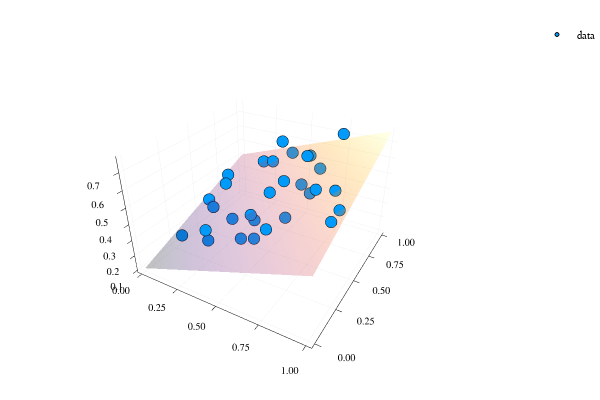

The code cell stored with this chart in its notebook:
### Markdown cell above
### Gradient Descent

**Idea:** To improve the prediction we can take the gradient of the loss w.r.t. $W$ and $b$ and perform gradient descent.

In contrast to TensorFlow or PyTorch in Python this is possible without tracing the operations in advance (Julia is just-in-time compiled, the *computational graph* is Julia’s own syntax).

### Code cell
# gradient steps and learning rate
steps = 100
ν = 0.02

# gradient descent
for i=1:steps
  g = gradient(() -> loss(model), params(W, b))
  W .-= ν .* g[W]
  b .-= ν .* g[b]
  printloss(model, i)
end

# plot
plotting(model)

### Figure 1 — Plotly figure (JSON) as saved in the notebook; plotly's stock layout.template omitted (floating-point values rounded to 4 significant figures; data arrays with more than 128 entries replaced by an {"elided": "..."} marker saying what was removed)
{"data": [{"colorbar": {"title": ""}, "legendgroup": "data", "marker": {"color": "rgba(0, 154, 250, 1.000)", "line": {"color": "rgba(0, 0, 0, 1.000)", "width": 1}, "size": 4, "symbol": "circle"}, "mode": "markers", "name": "data", "showlegend": true, "type": "scatter3d", "x": [0.05161, 0.4557, 0.1782, 0.371, 0.6481, 0.1446, 0.8723, 0.2416, 0.4409, 0.7368, 0.09519, 0.01354, 0.7026, 0.6389, 0.5486, 0.5264, 0.2755, 0.9519, 0.6612, 0.3932, 0.5503, 0.7684, 0.5149, 0.6037, 0.591, 0.9532, 0.32, 0.4546, 0.2252, 0.3091], "xaxis": "x1", "y": [0.538, 0.2794, 0.549, 0.8942, 0.417, 0.6224, 0.525, 0.8848, 0.4047, 0.9538, 0.5197, 0.3034, 0.5965, 0.8723, 0.263, 0.465, 0.4618, 0.2887, 0.1946, 0.9907, 0.5808, 0.5195, 0.9981, 0.7588, 0.7221, 0.3844, 0.8656, 0.4203, 0.2862, 0.1704], "yaxis": "y1", "z": [0.2918, 0.2954, 0.4317, 0.616, 0.4132, 0.45, 0.5855, 0.4557, 0.3722, 0.7161, 0.2596, 0.1494, 0.4882, 0.5062, 0.3378, 0.5076, 0.2632, 0.5561, 0.4726, 0.5097, 0.5305, 0.5656, 0.514, 0.624, 0.4556, 0.5691, 0.4822, 0.334, 0.1978, 0.3636], "zmax": null, "zmin": null}, {"colorbar": {"title": ""}, "colorscale": [[0, "rgba(0, 0, 4, 0.500)"], [0.03448, "rgba(4, 3, 20, 0.500)"], [0.06897, "rgba(13, 8, 41, 0.500)"], [0.1034, "rgba(24, 12, 60, 0.500)"], [0.1379, "rgba(38, 12, 81, 0.500)"], [0.1724, "rgba(54, 9, 97, 0.500)"], [0.2069, "rgba(69, 10, 105, 0.500)"], [0.2414, "rgba(84, 15, 109, 0.500)"], [0.2759, "rgba(97, 19, 110, 0.500)"], [0.3103, "rgba(111, 25, 110, 0.500)"], [0.3448, "rgba(125, 30, 109, 0.500)"], [0.3793, "rgba(140, 35, 105, 0.500)"], [0.4138, "rgba(154, 40, 101, 0.500)"], [0.4483, "rgba(166, 45, 96, 0.500)"], [0.4828, "rgba(180, 51, 89, 0.500)"], [0.5172, "rgba(193, 58, 80, 0.500)"], [0.5517, "rgba(206, 67, 71, 0.500)"], [0.5862, "rgba(216, 76, 62, 0.500)"], [0.6207, "rgba(226, 87, 52, 0.500)"], [0.6552, "rgba(235, 100, 41, 0.500)"], [0.6897, "rgba(241, 115, 29, 0.500)"], [0.7241, "rgba(247, 130, 18, 0.500)"], [0.7586, "rgba(250, 144, 8, 0.500)"], [0.7931, "rgba(252, 161, 8, 0.500)"], [0.8276, "rgba(252, 178, 22, 0.500)"], [0.8621, "rgba(250, 196, 42, 0.500)"], [0.8966, "rgba(246, 213, 67, 0.500)"], [0.931, "rgba(243, 229, 93, 0.500)"], [0.9655, "rgba(242, 244, 130, 0.500)"], [1, "rgba(252, 255, 164, 0.500)"]], "hoverinfo": "none", "name": "y2", "opacity": 0.5, "showlegend": false, "showscale": false, "type": "surface", "x": [0, 0.0101, 0.0202, 0.0303, 0.0404, 0.05051, 0.06061, 0.07071, 0.08081, 0.09091, 0.101, 0.1111, 0.1212, 0.1313, 0.1414, 0.1515, 0.1616, 0.1717, 0.1818, 0.1919, 0.202, 0.2121, 0.2222, 0.2323, 0.2424, 0.2525, 0.2626, 0.2727, 0.2828, 0.2929, 0.303, 0.3131, 0.3232, 0.3333, 0.3434, 0.3535, 0.3636, 0.3737, 0.3838, 0.3939, 0.404, 0.4141, 0.4242, 0.4343, 0.4444, 0.4545, 0.4646, 0.4747, 0.4848, 0.4949, 0.5051, 0.5152, 0.5253, 0.5354, 0.5455, 0.5556, 0.5657, 0.5758, 0.5859, 0.596, 0.6061, 0.6162, 0.6263, 0.6364, 0.6465, 0.6566, 0.6667, 0.6768, 0.6869, 0.697, 0.7071, 0.7172, 0.7273, 0.7374, 0.7475, 0.7576, 0.7677, 0.7778, 0.7879, 0.798, 0.8081, 0.8182, 0.8283, 0.8384, 0.8485, 0.8586, 0.8687, 0.8788, 0.8889, 0.899, 0.9091, 0.9192, 0.9293, 0.9394, 0.9495, 0.9596, 0.9697, 0.9798, 0.9899, 1], "xaxis": "x1", "y": [0, 0.0101, 0.0202, 0.0303, 0.0404, 0.05051, 0.06061, 0.07071, 0.08081, 0.09091, 0.101, 0.1111, 0.1212, 0.1313, 0.1414, 0.1515, 0.1616, 0.1717, 0.1818, 0.1919, 0.202, 0.2121, 0.2222, 0.2323, 0.2424, 0.2525, 0.2626, 0.2727, 0.2828, 0.2929, 0.303, 0.3131, 0.3232, 0.3333, 0.3434, 0.3535, 0.3636, 0.3737, 0.3838, 0.3939, 0.404, 0.4141, 0.4242, 0.4343, 0.4444, 0.4545, 0.4646, 0.4747, 0.4848, 0.4949, 0.5051, 0.5152, 0.5253, 0.5354, 0.5455, 0.5556, 0.5657, 0.5758, 0.5859, 0.596, 0.6061, 0.6162, 0.6263, 0.6364, 0.6465, 0.6566, 0.6667, 0.6768, 0.6869, 0.697, 0.7071, 0.7172, 0.7273, 0.7374, 0.7475, 0.7576, 0.7677, 0.7778, 0.7879, 0.798, 0.8081, 0.8182, 0.8283, 0.8384, 0.8485, 0.8586, 0.8687, 0.8788, 0.8889, 0.899, 0.9091, 0.9192, 0.9293, 0.9394, 0.9495, 0.9596, 0.9697, 0.9798, 0.9899, 1], "yaxis": "y1", "z": {"elided": "100x100 float values"}, "zmax": 0.7664, "zmin": 0.1051}], "layout": {"annotations": [], "height": 400, "legend": {"bgcolor": "rgba(255, 255, 255, 1.000)", "bordercolor": "rgba(0, 0, 0, 1.000)", "font": {"color": "rgba(0, 0, 0, 1.000)", "family": "sans-serif", "size": 11}, "tracegroupgap": 0, "x": 1, "y": 1}, "margin": {"b": 20, "l": 0, "r": 0, "t": 20}, "paper_bgcolor": "rgba(255, 255, 255, 1.000)", "plot_bgcolor": "rgba(255, 255, 255, 1.000)", "scene": {"camera": {"eye": {"x": 1.126, "y": -1.95, "z": 1.3}}, "xaxis": {"anchor": "y1", "domain": [0.06582, 0.9934], "gridcolor": "rgba(0, 0, 0, 0.100)", "gridwidth": 0.5, "linecolor": "rgba(0, 0, 0, 1.000)", "mirror": false, "range": [-0.03, 1.03], "showgrid": true, "showline": true, "showticklabels": true, "tickangle": 0, "tickcolor": "rgb(0, 0, 0)", "tickfont": {"color": "rgba(0, 0, 0, 1.000)", "family": "sans-serif", "size": 11}, "tickmode": "array", "ticks": "inside", "ticktext": ["0.00", "0.25", "0.50", "0.75", "1.00"], "tickvals": [0, 0.25, 0.5, 0.75, 1], "title": "", "titlefont": {"color": "rgba(0, 0, 0, 1.000)", "family": "sans-serif", "size": 15}, "type": "-", "visible": true, "zeroline": false, "zerolinecolor": "rgba(0, 0, 0, 1.000)"}, "yaxis": {"anchor": "x1", "domain": [0.03762, 0.9902], "gridcolor": "rgba(0, 0, 0, 0.100)", "gridwidth": 0.5, "linecolor": "rgba(0, 0, 0, 1.000)", "mirror": false, "range": [-0.03, 1.03], "showgrid": true, "showline": true, "showticklabels": true, "tickangle": 0, "tickcolor": "rgb(0, 0, 0)", "tickfont": {"color": "rgba(0, 0, 0, 1.000)", "family": "sans-serif", "size": 11}, "tickmode": "array", "ticks": "inside", "ticktext": ["0.00", "0.25", "0.50", "0.75", "1.00"], "tickvals": [0, 0.25, 0.5, 0.75, 1], "title": "", "titlefont": {"color": "rgba(0, 0, 0, 1.000)", "family": "sans-serif", "size": 15}, "type": "-", "visible": true, "zeroline": false, "zerolinecolor": "rgba(0, 0, 0, 1.000)"}, "zaxis": {"gridcolor": "rgba(0, 0, 0, 0.100)", "gridwidth": 0.5, "linecolor": "rgba(0, 0, 0, 1.000)", "mirror": false, "range": [0.08524, 0.7862], "showgrid": true, "showline": true, "showticklabels": true, "tickangle": 0, "tickcolor": "rgb(0, 0, 0)", "tickfont": {"color": "rgba(0, 0, 0, 1.000)", "family": "sans-serif", "size": 11}, "tickmode": "array", "ticks": "inside", "ticktext": ["0.1", "0.2", "0.3", "0.4", "0.5", "0.6", "0.7"], "tickvals": [0.1, 0.2, 0.3, 0.4, 0.5, 0.6, 0.7], "title": "", "titlefont": {"color": "rgba(0, 0, 0, 1.000)", "family": "sans-serif", "size": 15}, "type": "-", "visible": true, "zeroline": false, "zerolinecolor": "rgba(0, 0, 0, 1.000)"}}, "showlegend": true, "width": 600}}
